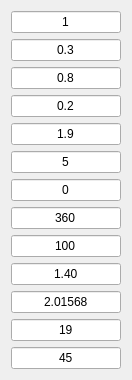
     <widget class="QWidget" name="verticalLayoutWidget_7">
      <property name="geometry">
       <rect>
        <x>264</x>
        <y>14</y>
        <width>113</width>
        <height>377</height>
       </rect>
      </property>
      <layout class="QVBoxLayout" name="verticalLayout_7">
       <item>
        <widget class="QLineEdit" name="lineEdit_bore_diameter">
         <property name="minimumSize">
          <size>
           <width>110</width>
           <height>22</height>
          </size>
         </property>
         <property name="maximumSize">
          <size>
           <width>110</width>
           <height>22</height>
          </size>
         </property>
         <property name="text">
          <string>1</string>
         </property>
         <property name="alignment">
          <set>Qt::AlignCenter</set>
         </property>
        </widget>
       </item>
       <item>
        <widget class="QLineEdit" name="lineEdit_stroke">
         <property name="minimumSize">
          <size>
           <width>110</width>
           <height>22</height>
          </size>
         </property>
         <property name="maximumSize">
          <size>
           <width>110</width>
           <height>22</height>
          </size>
         </property>
         <property name="focusPolicy">
          <enum>Qt::StrongFocus</enum>
         </property>
         <property name="text">
          <string>0.3</string>
         </property>
         <property name="alignment">
          <set>Qt::AlignCenter</set>
         </property>
        </widget>
       </item>
       <item>
        <widget class="QLineEdit" name="lineEdit_connecting_rod_length">
         <property name="minimumSize">
          <size>
           <width>110</width>
           <height>22</height>
          </size>
         </property>
         <property name="maximumSize">
          <size>
           <width>110</width>
           <height>22</height>
          </size>
         </property>
         <property name="focusPolicy">
          <enum>Qt::StrongFocus</enum>
         </property>
         <property name="text">
          <string>0.8</string>
         </property>
         <property name="alignment">
          <set>Qt::AlignCenter</set>
         </property>
        </widget>
       </item>
       <item>
        <widget class="QLineEdit" name="lineEdit_rod_diameter">
         <property name="minimumSize">
          <size>
           <width>110</width>
           <height>22</height>
          </size>
         </property>
         <property name="maximumSize">
          <size>
           <width>110</width>
           <height>22</height>
          </size>
         </property>
         <property name="focusPolicy">
          <enum>Qt::StrongFocus</enum>
         </property>
         <property name="text">
          <string>0.2</string>
         </property>
         <property name="alignment">
          <set>Qt::AlignCenter</set>
         </property>
        </widget>
       </item>
       <item>
        <widget class="QLineEdit" name="lineEdit_pressure_ratio">
         <property name="minimumSize">
          <size>
           <width>110</width>
           <height>22</height>
          </size>
         </property>
         <property name="maximumSize">
          <size>
           <width>110</width>
           <height>22</height>
          </size>
         </property>
         <property name="focusPolicy">
          <enum>Qt::StrongFocus</enum>
         </property>
         <property name="text">
          <string>1.9</string>
         </property>
         <property name="alignment">
          <set>Qt::AlignCenter</set>
         </property>
        </widget>
       </item>
       <item>
        <widget class="QLineEdit" name="lineEdit_clearance">
         <property name="minimumSize">
          <size>
           <width>110</width>
           <height>22</height>
          </size>
         </property>
         <property name="maximumSize">
          <size>
           <width>110</width>
           <height>22</height>
          </size>
         </property>
         <property name="focusPolicy">
          <enum>Qt::StrongFocus</enum>
         </property>
         <property name="text">
          <string>5</string>
         </property>
         <property name="alignment">
          <set>Qt::AlignCenter</set>
         </property>
        </widget>
       </item>
       <item>
        <widget class="QLineEdit" name="lineEdit_TDC_crank_angle_1">
         <property name="minimumSize">
          <size>
           <width>110</width>
           <height>22</height>
          </size>
         </property>
         <property name="maximumSize">
          <size>
           <width>110</width>
           <height>22</height>
          </size>
         </property>
         <property name="focusPolicy">
          <enum>Qt::StrongFocus</enum>
         </property>
         <property name="text">
          <string>0</string>
         </property>
         <property name="alignment">
          <set>Qt::AlignCenter</set>
         </property>
        </widget>
       </item>
       <item>
        <widget class="QLineEdit" name="lineEdit_rotational_speed">
         <property name="minimumSize">
          <size>
           <width>110</width>
           <height>22</height>
          </size>
         </property>
         <property name="maximumSize">
          <size>
           <width>110</width>
           <height>22</height>
          </size>
         </property>
         <property name="focusPolicy">
          <enum>Qt::StrongFocus</enum>
         </property>
         <property name="text">
          <string>360</string>
         </property>
         <property name="alignment">
          <set>Qt::AlignCenter</set>
         </property>
        </widget>
       </item>
       <item>
        <widget class="QLineEdit" name="lineEdit_capacity">
         <property name="minimumSize">
          <size>
           <width>110</width>
           <height>22</height>
          </size>
         </property>
         <property name="maximumSize">
          <size>
           <width>110</width>
           <height>22</height>
          </size>
         </property>
         <property name="focusPolicy">
          <enum>Qt::StrongFocus</enum>
         </property>
         <property name="text">
          <string>100</string>
         </property>
         <property name="alignment">
          <set>Qt::AlignCenter</set>
         </property>
        </widget>
       </item>
       <item>
        <widget class="QLineEdit" name="lineEdit_isentropic_exponent">
         <property name="minimumSize">
          <size>
           <width>110</width>
           <height>22</height>
          </size>
         </property>
         <property name="maximumSize">
          <size>
           <width>110</width>
           <height>22</height>
          </size>
         </property>
         <property name="focusPolicy">
          <enum>Qt::StrongFocus</enum>
         </property>
         <property name="text">
          <string>1.40</string>
         </property>
         <property name="alignment">
          <set>Qt::AlignCenter</set>
         </property>
        </widget>
       </item>
       <item>
        <widget class="QLineEdit" name="lineEdit_molar_mass">
         <property name="minimumSize">
          <size>
           <width>110</width>
           <height>22</height>
          </size>
         </property>
         <property name="maximumSize">
          <size>
           <width>110</width>
           <height>22</height>
          </size>
         </property>
         <property name="focusPolicy">
          <enum>Qt::StrongFocus</enum>
         </property>
         <property name="text">
          <string>2.01568</string>
         </property>
         <property name="alignment">
          <set>Qt::AlignCenter</set>
         </property>
        </widget>
       </item>
       <item>
        <widget class="QLineEdit" name="lineEdit_pressure_at_suction">
         <property name="minimumSize">
          <size>
           <width>110</width>
           <height>22</height>
          </size>
         </property>
         <property name="maximumSize">
          <size>
           <width>110</width>
           <height>22</height>
          </size>
         </property>
         <property name="focusPolicy">
          <enum>Qt::StrongFocus</enum>
         </property>
         <property name="text">
          <string>19</string>
         </property>
         <property name="alignment">
          <set>Qt::AlignCenter</set>
         </property>
        </widget>
       </item>
       <item>
        <widget class="QLineEdit" name="lineEdit_temperature_at_suction">
         <property name="minimumSize">
          <size>
           <width>110</width>
           <height>22</height>
          </size>
         </property>
         <property name="maximumSize">
          <size>
           <width>110</width>
           <height>22</height>
          </size>
         </property>
         <property name="focusPolicy">
          <enum>Qt::StrongFocus</enum>
         </property>
         <property name="text">
          <string>45</string>
         </property>
         <property name="alignment">
          <set>Qt::AlignCenter</set>
         </property>
        </widget>
       </item>
      </layout>
     </widget>
